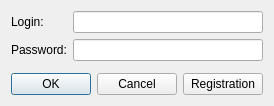
<?xml version="1.0" encoding="UTF-8"?>
<ui version="4.0">
 <class>LoginForm</class>
 <widget class="QWidget" name="LoginForm">
  <property name="geometry">
   <rect>
    <x>0</x>
    <y>0</y>
    <width>272</width>
    <height>106</height>
   </rect>
  </property>
  <property name="windowTitle">
   <string>Form</string>
  </property>
  <layout class="QVBoxLayout" name="verticalLayout" stretch="1,0">
   <item>
    <layout class="QFormLayout" name="formLayout">
     <item row="0" column="0">
      <widget class="QLabel" name="label">
       <property name="text">
        <string>Login:</string>
       </property>
      </widget>
     </item>
     <item row="1" column="0">
      <widget class="QLabel" name="label_2">
       <property name="text">
        <string>Password:</string>
       </property>
      </widget>
     </item>
     <item row="0" column="1">
      <widget class="QLineEdit" name="loginLogLineEdit"/>
     </item>
     <item row="1" column="1">
      <widget class="QLineEdit" name="passLogLineEdit">
       <property name="echoMode">
        <enum>QLineEdit::Password</enum>
       </property>
      </widget>
     </item>
    </layout>
   </item>
   <item>
    <layout class="QHBoxLayout" name="horizontalLayout">
     <item>
      <widget class="QDialogButtonBox" name="logButtonBox">
       <property name="standardButtons">
        <set>QDialogButtonBox::Cancel|QDialogButtonBox::Ok</set>
       </property>
      </widget>
     </item>
     <item>
      <widget class="QPushButton" name="regPushButton">
       <property name="text">
        <string>Registration</string>
       </property>
      </widget>
     </item>
    </layout>
   </item>
  </layout>
 </widget>
 <resources/>
 <connections/>
</ui>
